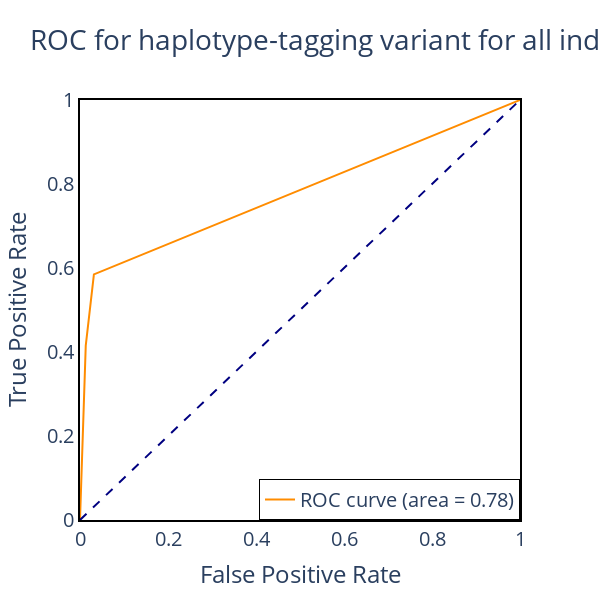

The cell this chart's notebook holds for it:
### Code cell
# roc curve, but for the haplotype
roc(df, variable="haplotype_encoded", title="ROC for haplotype-tagging variant for all individuals")

### Figure 1 — Plotly figure (JSON) as saved in the notebook; plotly's stock layout.template omitted (floating-point values rounded to 4 significant figures)
{"data": [{"line": {"color": "darkorange", "width": 2}, "mode": "lines", "name": "ROC curve (area = 0.78)", "type": "scatter", "x": [0, 0.01306, 0.03162, 1], "y": [0, 0.4151, 0.5849, 1]}, {"line": {"color": "navy", "dash": "dash", "width": 2}, "mode": "lines", "name": "Random", "showlegend": false, "type": "scatter", "x": [0, 1], "y": [0, 1]}], "layout": {"font": {"size": 20}, "height": 600, "legend": {"bordercolor": "black", "borderwidth": 1, "x": 1, "xanchor": "right", "y": 0, "yanchor": "bottom"}, "plot_bgcolor": "white", "showlegend": true, "title": {"text": "ROC for haplotype-tagging variant for all individuals"}, "width": 600, "xaxis": {"linecolor": "black", "linewidth": 2, "mirror": true, "range": [0, 1], "showline": true, "title": {"text": "False Positive Rate"}}, "yaxis": {"linecolor": "black", "linewidth": 2, "mirror": true, "range": [0, 1], "showline": true, "title": {"text": "True Positive Rate"}}}}
